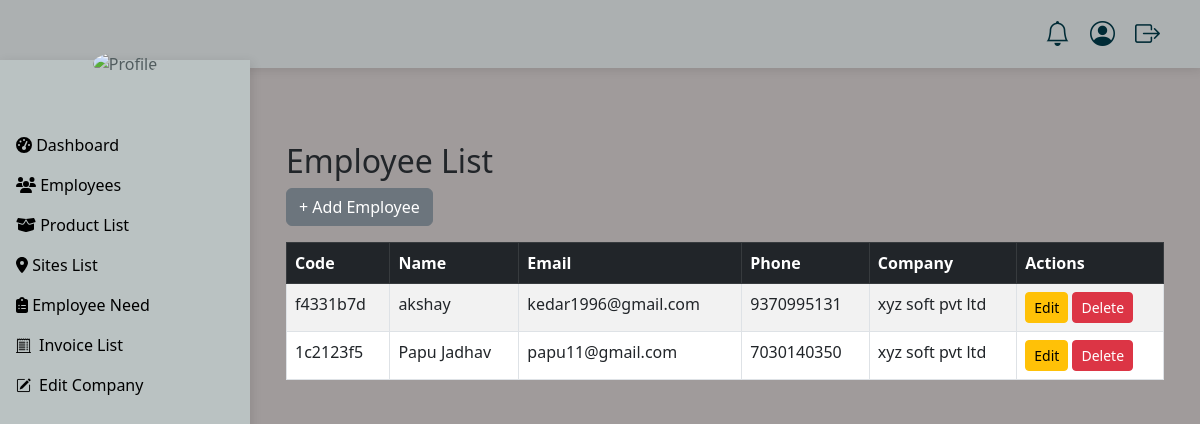
Page /company/employees/ on the committed database.
### employee/models.py (models this page shows, shortened)
class EmployeeDT(models.Model):
    employee_code = models.CharField(max_length=8, unique=True, blank=True, default=uuid.uuid4().hex[:8])
    company = models.ForeignKey(company_details, on_delete=models.CASCADE)
    is_active = models.BooleanField(default=True)  # New field for activation status
    SHIFT_CHOICES = [
        ('Day Shift', 'Day Shift'),
        ('Night Shift', 'Night Shift'),
    ]
    Work_sift = models.CharField(
        max_length=90,
        choices=SHIFT_CHOICES,
        blank=True,
        null=True
    )
    Employ_check_id = models.CharField(max_length=50, blank=True, null=True)
    check_st = models.CharField(max_length=50, blank=True, null=True)
    verify_image = models.ImageField(upload_to='atendanc/', blank=True, null=True)
    name = models.CharField(max_length=50, blank=True, null=True)
    email = models.EmailField(blank=True, null=True)
    password = models.CharField(max_length=50,blank=True, null=True)
    phone_number = models.CharField(max_length=15,blank=True, null=True)
    verify_code = models.CharField(max_length=15,blank=True, null=True)
    image = models.ImageField(upload_to='photos/', blank=True, null=True)
    Date_of_Birth = models.DateField(verbose_name="Date of Birth", blank=True, null=True)
    Gender = models.CharField(max_length=50, blank=True, null=True)
    Blood_Group = models.CharField(max_length=50, blank=True, null=True)
    Marital_Status= models.CharField(max_length=50, blank=True, null=True)
    Marriage_Anniversary = models.DateField(verbose_name="Marriage Anniversary", blank=True, null=True)
    Personal_Email = models.EmailField(blank=True, null=True)
    Alternate_Phone_Number = models.CharField(max_length=15,blank=True, null=True)
    Current_Address = models.CharField(max_length=500,blank=True, null=True)
    Permanent_Address = models.CharField(max_length=500,blank=True, null=True)
    House_Type = models.CharField(max_length=100,blank=True, null=True)
    Staying_at_Current_Residence_Since = models.CharField(max_length=100,blank=True, null=True)
    Living_in_Current_City_Since = models.CharField(max_length=100,blank=True, null=True)
    Date_of_Joining = models.DateField(verbose_name="Date of Joining", blank=True, null=True)
    Basic_Salary = models.DecimalField(max_digits=10, decimal_places=2, blank=True, null=True)  # Basic Salary
    Overtime_Rate = models.DecimalField(max_digits=5, decimal_places=2, default=50.00, blank=True, null=True)  # Per Hour Overtime Rate
    Work_hours = models.IntegerField(blank=True, null=True)
    PF_Percentage = models.DecimalField(max_digits=5, decimal_places=2, default=12.00, blank=True, null=True)  # PF Percentage
    TDS_Percentage = models.DecimalField(max_digits=5, decimal_places=2, default=10.00, blank=True, null=True)  # Tax Percentage
    Probation_Period = models.CharField(max_length=100,blank=True, null=True)
    Employee_Type = models.CharField(max_length=100,blank=True, null=True)
    Work_Location = models.CharField(max_length=300,blank=True, null=True)
    Employee_Status = models.CharField(max_length=100,blank=True, null=True)
    Work_Experience = models.CharField(max_length=100,blank=True, null=True)
    Designation = models.CharField(max_length=200,blank=True, null=True)
    Job_Title = models.CharField(max_length=200,blank=True, null=True)
    Department = models.CharField(max_length=200,blank=True, null=True)
    Sub_Department = models.CharField(max_length=200,blank=True, null=True)
    WORK_HISTORY = models.CharField(max_length=500,blank=True, null=True)
    Resignation_Date = models.CharField(max_length=500,blank=True, null=True)
    Resignation_Status = models.CharField(max_length=500,blank=True, null=True)
    Notice_Period = models.CharField(max_length=500,blank=True, null=True)
    Last_Working_Day = models.CharField(max_length=500,blank=True, null=True)
    team_Name = models.CharField(max_length=500,blank=True, null=True)
    team_type = models.CharField(max_length=500,blank=True, null=True)
    team_Department = models.CharField(max_length=500,blank=True, null=True)
    team_Designation = models.CharField(max_length=500,blank=True, null=True)
    EDUCATIONAL_INFO = models.CharField(max_length=500,blank=True, null=True)
    Family_Name = models.CharField(max_length=200,blank=True, null=True)
    Family_Relationship  = models.CharField(max_length=200,blank=True, null=True)
    Family_Phone_Number  = models.CharField(max_length=200,blank=True, null=True)
    work_week = models.ManyToManyField(DayOff, blank=True)
    extra_off = models.ManyToManyField(ExtraOff, blank=True)

### company/models.py (models this page shows)
class company_details(models.Model):
    company_id = models.CharField(max_length=8, unique=True, blank=True, default=uuid.uuid4().hex[:8])
    email = models.EmailField(unique=True)
    password = models.CharField(max_length=12)
    contact_no = models.CharField(max_length=15, unique=True)
    verification_code = models.CharField(max_length=6, blank=True, null=True)
    is_verified = models.BooleanField(default=False)
    status = models.BooleanField(default=False)
    Attendance_camera = models.BooleanField(default=False,blank=True,null=True)
    Company_logo = models.ImageField(upload_to='company/logos/', blank=True,null=True)
    Company_address = models.TextField(blank=True, null=True)  # Address
    Registered_Company_Name = models.CharField(max_length=100,blank=True, null=True)
    Brand_Name = models.CharField(max_length=100,blank=True, null=True)
    Company_Official_Email = models.EmailField(blank=True, null=True)
    Company_Official_Contact = models.CharField(max_length=15,blank=True, null=True)
    Website = models.CharField(max_length=50,blank=True, null=True)
    Domain_Name = models.CharField(max_length=50,blank=True, null=True)
    Industry_Type = models.CharField(max_length=100,blank=True, null=True)
    REGISTERED_OFFICE_add = models.CharField(max_length=500,blank=True, null=True)
    CORPORATE_OFFICE_add = models.CharField(max_length=500,blank=True, null=True)
    CUSTOM_ADDRESS_TITLE_add = models.CharField(max_length=500,blank=True, null=True)
    LIVE_ANNOUNCEMENTS = models.CharField(max_length=1000,blank=True, null=True)
    COMPANY_POLICIES = models.CharField(max_length=2000,blank=True, null=True)
    def __str__(self):
        return self.Registered_Company_Name if self.Registered_Company_Name else "Unnamed Company"

### company/views.py (the view)
# urls.py: path('employees/', employee_list, name='employee_list'),
def employee_list(request):
    employees = EmployeeDT.objects.all()
    return render(request, 'Company/emp_list.html', {'employees': employees})

### templates/Company/emp_list.html (shortened to what this page needs)
{% extends 'Company/cmp_base.html' %}
{% block content %}
<div class="container mt-5">
    <h2>Employee List</h2>
    <a href="{% url 'employee_create' %}" class="btn btn-secondary mb-3">+ Add Employee</a>
    <table class="table table-striped table-bordered">
        <thead class="table-dark">
            <tr>
                <th>Code</th>
                <th>Name</th>
                <th>Email</th>
                <th>Phone</th>
                <th>Company</th>
                <th>Actions</th>
            </tr>
        </thead>
        <tbody>
            {% for employee in employees %}
            <tr>
                <td>{{ employee.employee_code }}</td>
                <td>{{ employee.name }}</td>
                <td>{{ employee.email }}</td>
                <td>{{ employee.phone_number }}</td>
                <td>{{ employee.company }}</td>
                <td>
                    <a href="{% url 'employee_update' employee.pk %}" class="btn btn-sm btn-warning">Edit</a>
                    <a href="{% url 'employee_delete' employee.pk %}" class="btn btn-sm btn-danger">Delete</a>
                </td>
            </tr>
            {% empty %}
            <tr><td colspan="6">No employees found.</td></tr>
            {% endfor %}
        </tbody>
    </table>
</div>
{% endblock %}

### templates/Company/cmp_base.html (style rules this page uses)
body { background-color:rgb(160, 155, 155); }

### rows in the picture
EmployeeDT: employee_code "f4331b7d", name "akshay", email "kedar1996@gmail.com", phone_number "9370995131", company "xyz soft pvt ltd"
EmployeeDT: employee_code "1c2123f5", name "Papu Jadhav", email "papu11@gmail.com", phone_number "7030140350", company "xyz soft pvt ltd"
